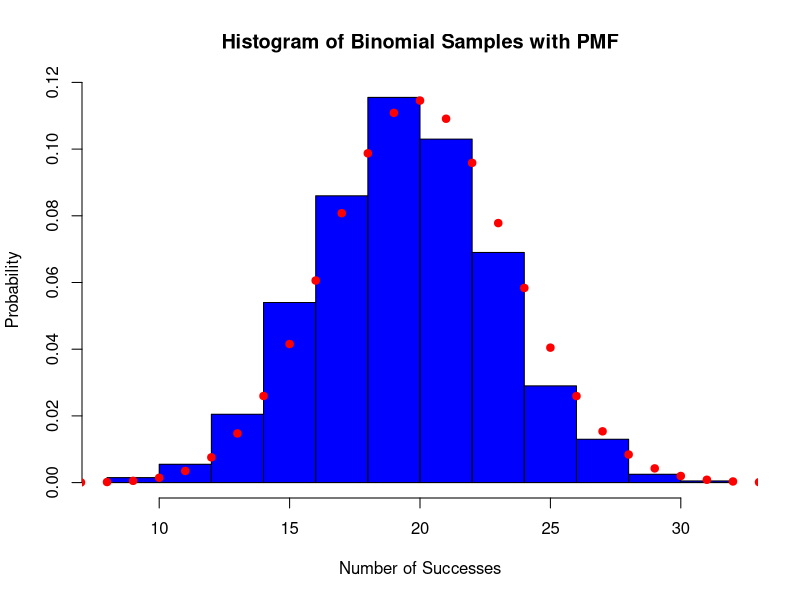
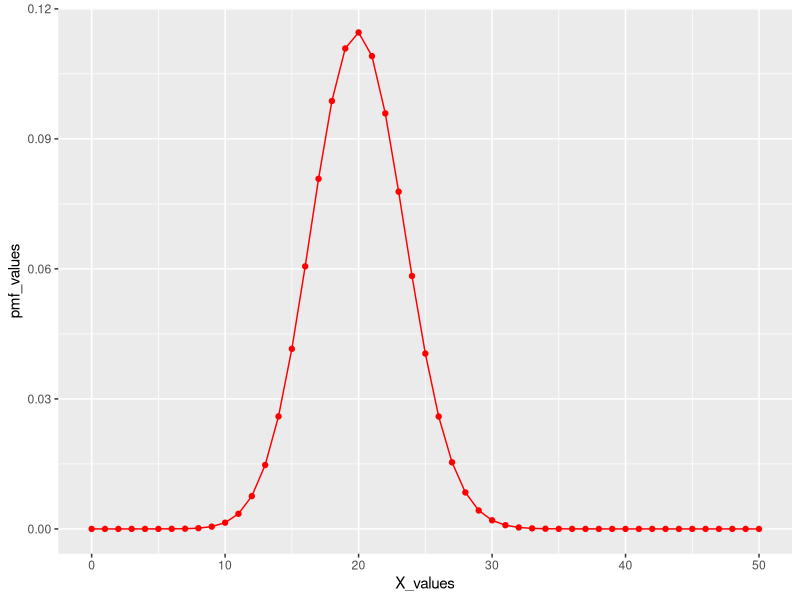

Write the R code that produced these figures, in order.
library(ggplot2)
set.seed(123)

# **** Task a) ****
X <- rbinom(1000, size = 50, prob = 0.4)

#plot histogram
hist(X, probability = TRUE, col = "blue",
        main = "Histogram of Binomial Samples with PMF",
        xlab = "Number of Successes", ylab = "Probability")

#plot pmf
X_values <- 0:50
pmf_values <- dbinom(X_values, size = 50, prob = 0.4)
points(X_values, pmf_values, col = "red", pch = 19)

ggplot() + geom_point(aes(x = X_values, y = pmf_values), col = "red", pch = 19) +
    geom_line(aes(x = X_values, y = pmf_values), col = "red")
